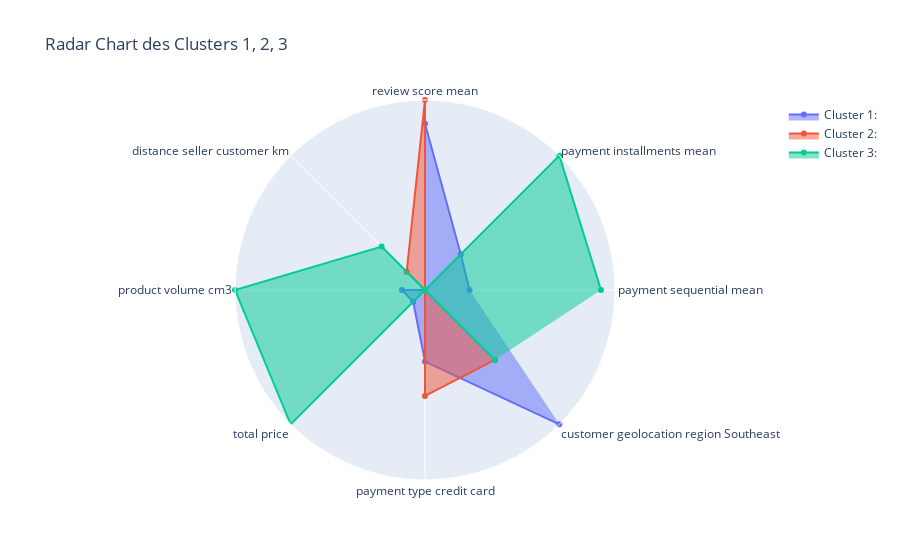

The notebook cell saved with this chart:
### Code cell
fig = go.Figure()

fig.add_trace(go.Scatterpolar(
    r=[Radar_cluster['payment_sequential_mean'][0], Radar_cluster['payment_installments_mean'][0],
       Radar_cluster['review_score_mean'][0], Radar_cluster['distance_seller_customer_km'][0],
       Radar_cluster['product_volume_cm3'][0], Radar_cluster['total_price'][0],
       Radar_cluster['payment_type_credit_card'][0], Radar_cluster['customer_geolocation_region_Southeast'][0]],
    theta=categories,
    fill='toself',
    name='Cluster 1: '
))
fig.add_trace(go.Scatterpolar(
    r=[Radar_cluster['payment_sequential_mean'][1], Radar_cluster['payment_installments_mean'][1],
       Radar_cluster['review_score_mean'][1], Radar_cluster['distance_seller_customer_km'][1],
       Radar_cluster['product_volume_cm3'][1], Radar_cluster['total_price'][1],
       Radar_cluster['payment_type_credit_card'][1], Radar_cluster['customer_geolocation_region_Southeast'][1]],
    theta=categories,
    fill='toself',
    name='Cluster 2: '
))
fig.add_trace(go.Scatterpolar(
    r=[Radar_cluster['payment_sequential_mean'][2], Radar_cluster['payment_installments_mean'][2],
       Radar_cluster['review_score_mean'][2], Radar_cluster['distance_seller_customer_km'][2],
       Radar_cluster['product_volume_cm3'][2], Radar_cluster['total_price'][2],
       Radar_cluster['payment_type_credit_card'][2], Radar_cluster['customer_geolocation_region_Southeast'][1]],
    theta=categories,
    fill='toself',
    name='Cluster 3:  '
))

fig.update_layout(
    polar=dict(
        radialaxis=dict(
            visible=False,
            range=[0, 100]
        )),
    title="Radar Chart des Clusters 1, 2, 3",
    showlegend=True
)
fig.show()

### Figure 1 — Plotly figure (JSON) as saved in the notebook; plotly's stock layout.template omitted (floating-point values rounded to 4 significant figures)
{"data": [{"fill": "toself", "name": "Cluster 1: ", "r": [23.46, 26.61, 87.54, 0.0, 12.1, 8.801, 37.66, 100.0], "theta": ["payment sequential mean", "payment installments mean", "review score mean", "distance seller customer km", "product volume cm3", "total price", "payment type credit card", "customer geolocation region Southeast"], "type": "scatterpolar"}, {"fill": "toself", "name": "Cluster 2: ", "r": [0.0, 0.0, 100.0, 13.64, 0.0, 0.0, 55.74, 52.07], "theta": ["payment sequential mean", "payment installments mean", "review score mean", "distance seller customer km", "product volume cm3", "total price", "payment type credit card", "customer geolocation region Southeast"], "type": "scatterpolar"}, {"fill": "toself", "name": "Cluster 3:  ", "r": [92.62, 100.0, 0.0, 32.29, 100.0, 100.0, 0.0, 52.07], "theta": ["payment sequential mean", "payment installments mean", "review score mean", "distance seller customer km", "product volume cm3", "total price", "payment type credit card", "customer geolocation region Southeast"], "type": "scatterpolar"}], "layout": {"polar": {"radialaxis": {"range": [0, 100], "visible": false}}, "showlegend": true, "title": {"text": "Radar Chart des Clusters 1, 2, 3"}}}
